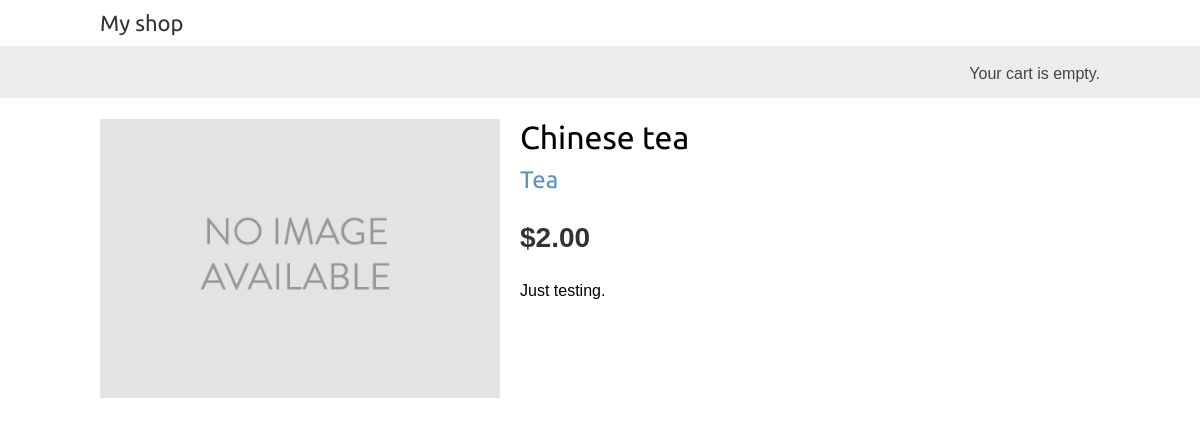
/3/chinese-tea/, run on the app's committed database.
### eshop/models.py (models this page shows, shortened)
class Product(Model):
    category: ForeignKey = models.ForeignKey(Category, related_name='products', on_delete=models.CASCADE)
    name: CharField = models.CharField(max_length=200)
    slug: SlugField = models.SlugField(max_length=200)
    Image: ImageField = models.ImageField(upload_to='products/%y/%m/%d', blank=True)
    description: TextField = models.TextField(blank=True)
    price: DecimalField = models.DecimalField(max_digits=10, decimal_places=2)
    available: BooleanField = models.BooleanField(default=True)
    created: DateTimeField = models.DateTimeField(auto_now_add=True)
    updated: DateTimeField = models.DateTimeField(auto_now=True)
    class Meta:
        ordering = ['name']
        indexes = [
            models.Index(fields=['id', 'slug']),
            models.Index(fields=['name']),
            models.Index(fields=['-created']),
        ]

class Category(Model):
    name: CharField = models.CharField(max_length=200)
    slug: SlugField = models.SlugField(max_length=200, unique=True)
    class Meta:
        ordering = ['name']
        indexes =  [
            models.Index(fields=['name'])
        ]
        verbose_name: str = 'category'
        verbose_name_plural: str = 'categories'
    def __str__(self) -> str | CharField:
        return self.name
    def get_absolute_url(self) -> reverse:
        return reverse('eshop:product_list_by_category', args=(self.slug,))

### eshop/views.py (the view)
# urls.py: path('<int:id>/<slug:slug>/', views.product_detail, name='product_detail'),
def product_detail(request: HttpRequest, id: str, slug: str) -> HttpResponse:
    product: Product = get_object_or_404(Product, id=id, slug=slug, available=True)
    return render(request, 'eshop/product/detail.html', {'product': product})

### eshop/templates/eshop/product/detail.html (shortened to what this page needs)
{% extends "eshop/base.html" %}
{% load static %}
{% block content %}
    <div class="product-detail">
        <img src="{% if product.image %}{{ product.image.url }}{% else %}
        {% static 'images/no_image.png' %}{% endif %}">
        <h1>{{ product.name }}</h1>
        <h2>
            <a href="{{ product.category.get_absolute_url }}">
            {{ product.category }}
            </a>
        </h2>
        <p class="price">${{ product.price }}</p>
        {{ product.description|linebreaks }}
    </div>
{% endblock %}

### eshop/static/css/base.css (style rules this page uses)
body { margin:0; padding:0; font-family:helvetica, sans-serif; }
h1, h2, h3, h4, h5 , h6 { font-family: 'Ubuntu', sans-serif; font-weight:normal; }
a { text-decoration:none; color:#5993bb; }
.product-detail { text-align:justify; }
.product-detail .price { color:#333; font-size:28px; font-weight:bold; }
.product-detail img { width:40%; float:left; padding:0 20px 20px 0; }
.product-detail h1 { margin-bottom:0; }
.product-detail h2 { margin-top:10px; }

### data on the page
Product: name "Chinese tea", category "Tea", price "2.00", description "Just testing."
